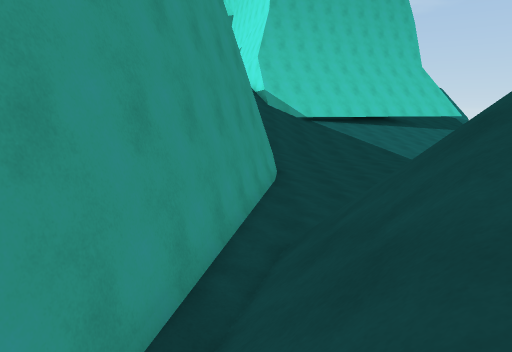
View 1 (above)

12 first-person views from a walk through a scene from a Unity 3-D project. The camera is 1.3 m above the floor, tilts 10° down and sees 70° across. The floor is counted in squares, 1 m on a side. Each view is taken from the middle of a square. On the plan, view 1 faces up. The plan holds only what a view shows up to about 15 squares ahead; the rest is blank. The place goes on beyond the plan.

View 2
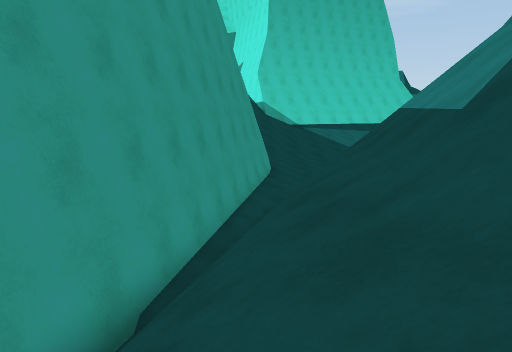

View 3
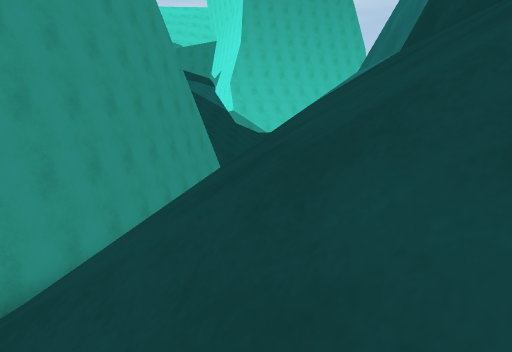

View 4
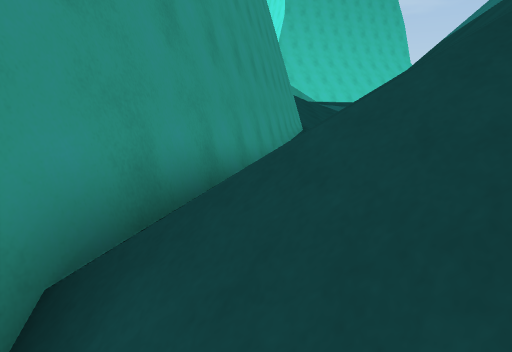

View 5
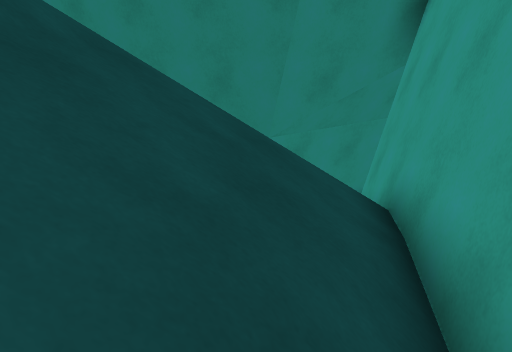

View 6
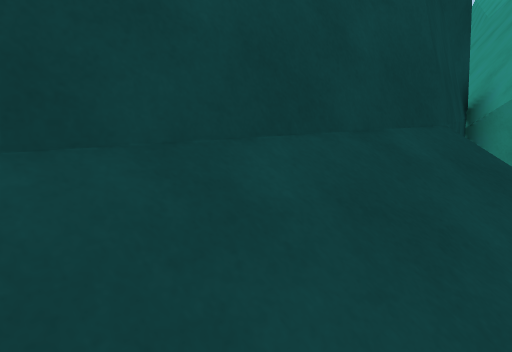

View 7
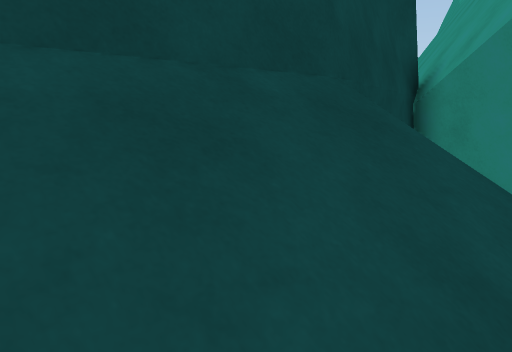

View 8
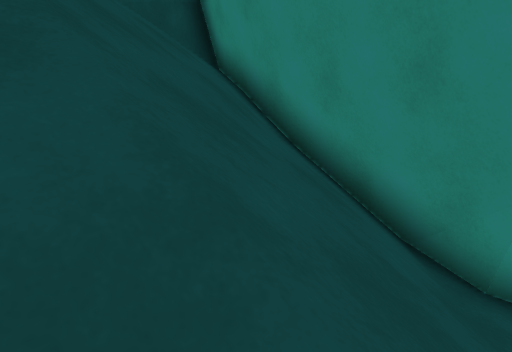

View 9
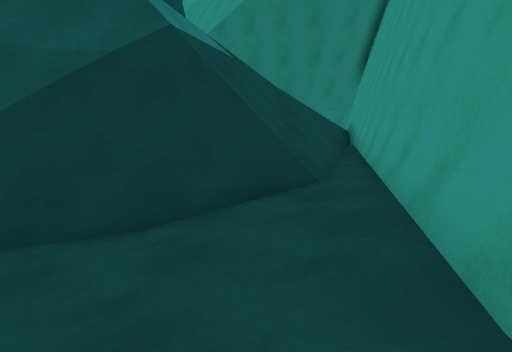

View 10
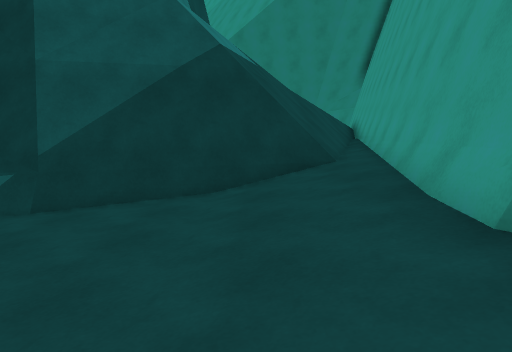

View 11
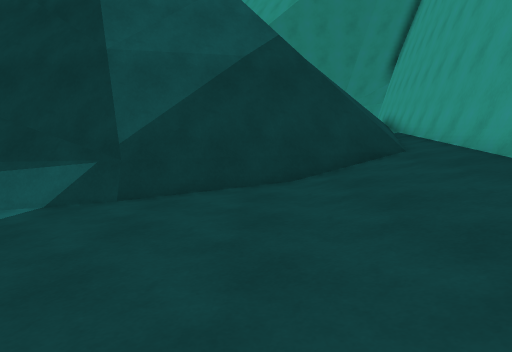

View 12
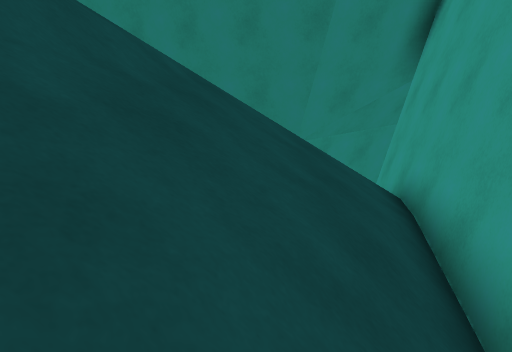

### Floor plan
Key: @ floor where view 1 was taken; # wall or solid block; . main floor; - floor 1 m lower than the main floor; / step, stairs or slope; = window, fence, low wall or low ledge; ^ raised ledge; v drop or lower ground.
Columns run from 5 left of view 1 to 10 right of it. Each row starts with its distance up from view 1.
 18         . .
 17
 16       .......
 15      ##.......
 14      #=......-
 13      #......---
 12      #......----
 11      #.....-----
 10     ##....---===
  9     ##...-=####^
  8   v #..==#######
  7   v #./####
  6   v #.///vvvv
  5    ##/////vvvv
  4    ##///////
  3  v #.//////=
  2  v #///////##
  1    #///////##
  0   ##/@/////#
 -1   ##///////#
 -2   #////////#
 -3   #////////#
 -4  ##////////#
 -5  ##////////#
 -6  #=////////#
 -7  #//////// #
 -8  # ////////#
 -9  #  ///////##
-10    /#///////#
-11   ###########
-12  ##       ###
-13 ##

Positions as (right, up) in squares from view 1, and headings:
1: (0, 0), facing up
2: (0, -6), facing up
3: (3, -8), facing up
4: (-2, -8), facing up
5: (-1, 0), facing down
6: (4, -1), facing down-right
7: (3, -2), facing down-right
8: (-2, -5), facing down-right
9: (2, 15), facing down
10: (3, 18), facing down
11: (5, 18), facing down
12: (0, 2), facing down
